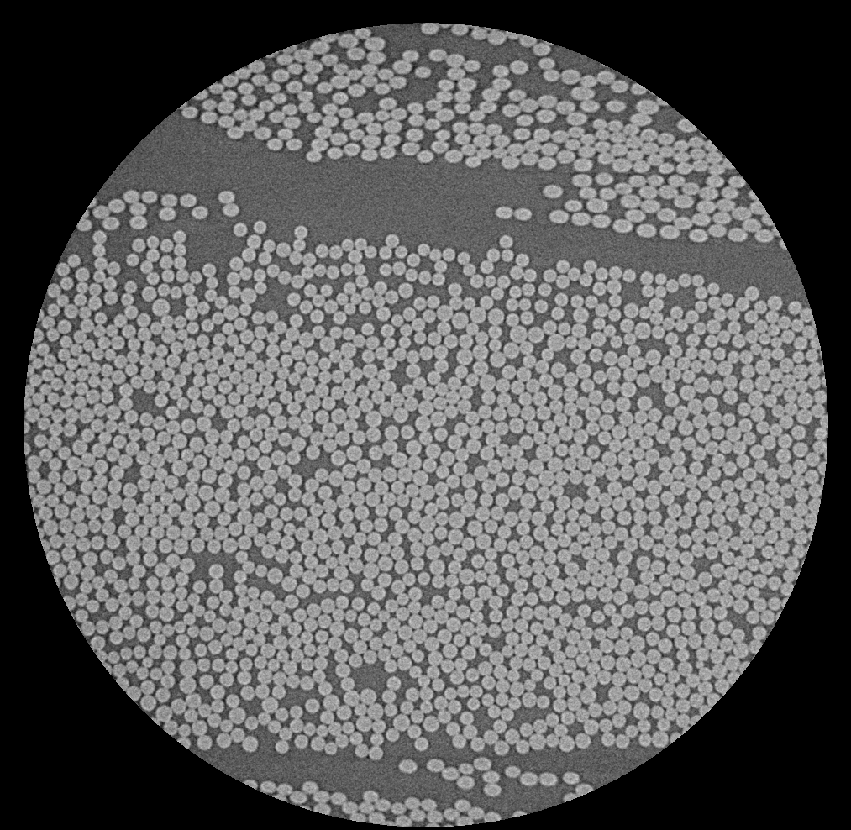
#> input picture Mikkel/week1/week_1_data/fibres_xcth.png, 851 x 830 px, shrunk from 1013 x 988 before the run, found by its file name
$ jupyter execute --allow-errors Untitled.ipynb
#> lines starting #> are read from the running program, lines starting #| are printed output that depends on the picture; long printed decimals are rounded
[cell 1]
import cv2
import numpy as np
import matplotlib.pyplot as plt
import scipy
from scipy import ndimage
import math

[cell 2]
img = cv2.imread('week_1_data/fibres_xcth.png', cv2.IMREAD_GRAYSCALE)
#> img is the input picture: shape (830, 851); min 0, max 220, mean 93.5
img = img.astype(float)
plt.imshow(img)
plt.show()

## Task 1

[cell 3]
# Verify the separability of the Gausian kernel:
sigma = 3
t = 3*sigma

lst1D = np.array([range(2*t+1)])-t

def gaussianDens(x, m, s):
    r = np.exp(-(x-m)**2/(2*s))/(math.sqrt(s*2*math.pi))
    return r

kernel_row1D = gaussianDens(lst1D, 0, sigma**2)
kernel_col1D = gaussianDens(lst1D, 0, sigma**2).transpose()

conv_img = scipy.ndimage.convolve(img, kernel_row1D)
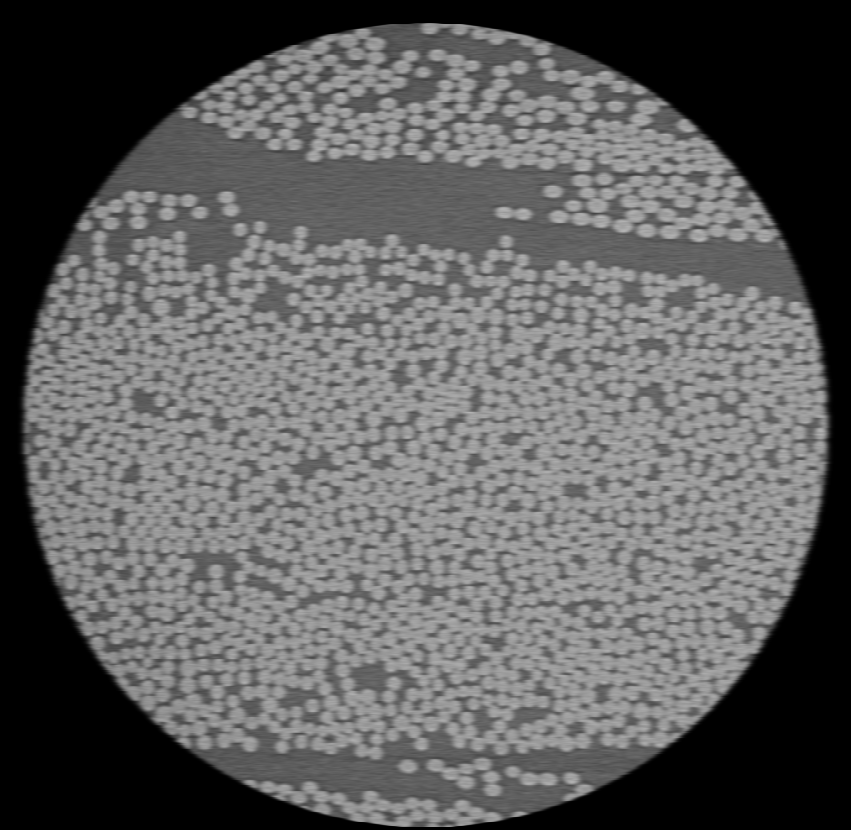
#> conv_img: shape (830, 851) float64; min 0, max 183.6, mean 93.3
conv_img = scipy.ndimage.convolve(conv_img, kernel_col1D)

plt.imshow(conv_img)
plt.show()

[cell 4]
def gaussDens_2d(x, y, m, s):
    #s=s**2
    r = np.exp(-((x-m)**2+(y-m)**2)/(2*s))/(s*2*math.pi)
    return r

lst2D = np.ones((2*t+1, 2*t+1))

for i in range(2*t+1):
    i2 = i-t
    for j in range(2*t+1):
        j2 = j-t
        lst2D[i][j] = gaussDens_2d(i2, j2, 0, sigma**2)

kernel_2D = lst2D

conv_img_2d = scipy.ndimage.convolve(img, kernel_2D )

plt.imshow(conv_img_2d)
plt.show()

[cell 5]
diff = conv_img_2d - conv_img
print("Min diff: ", min(map(lambda x: min(x), diff)))
#| Min diff:  -4.547473508864641e-13
print("Max diff: ", max(map(lambda x: max(x), diff)))
#| Max diff:  3.979039320256561e-13
plt.imshow(diff)
plt.show()

## Task 2
We now compare the original image convolved with the derivative of a gaussian to the derivative of the allready convolved image.

[cell 6]
# Kernel used to compute the derivative of a picture in 1d:
diff_kernel = np.array([[0.5, 0.0, -0.5]])

# Img convolved with a gaussian, then derivative:
conv_img_gauss = scipy.ndimage.gaussian_filter(img, sigma, order=0)
conv_img_gauss_div1 = scipy.ndimage.convolve(conv_img_gauss, diff_kernel)
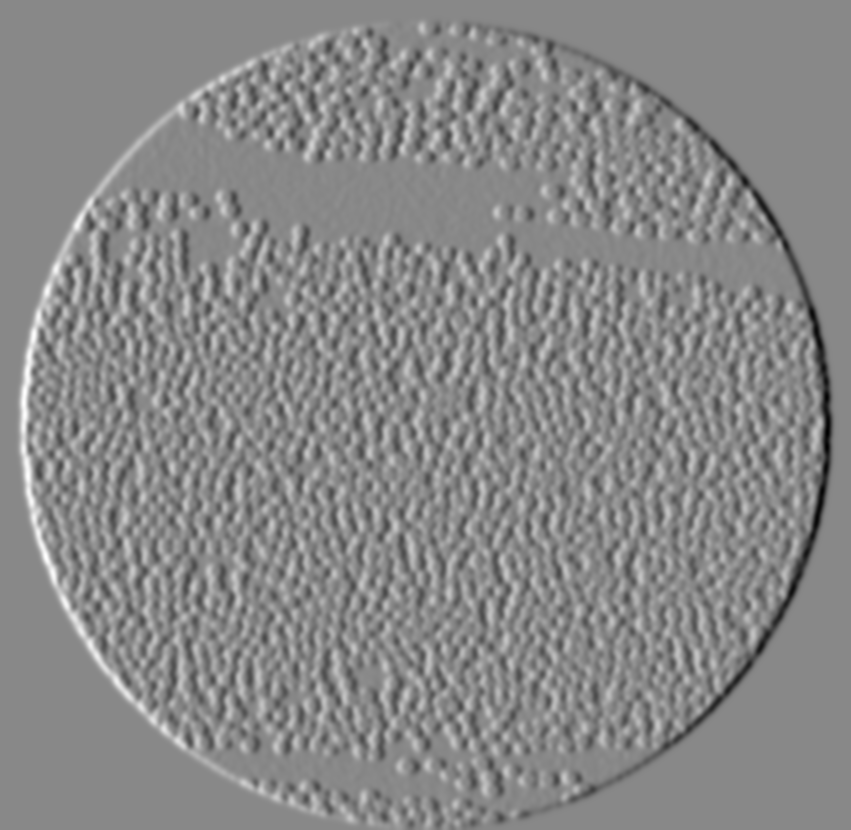
#> conv_img_gauss_div1: shape (830, 851) float64; min -22.15, max 19.32, mean 6.55e-19; drawn with min black and max white
conv_img_gauss_div1 = scipy.ndimage.convolve(conv_img_gauss_div1, diff_kernel.transpose())
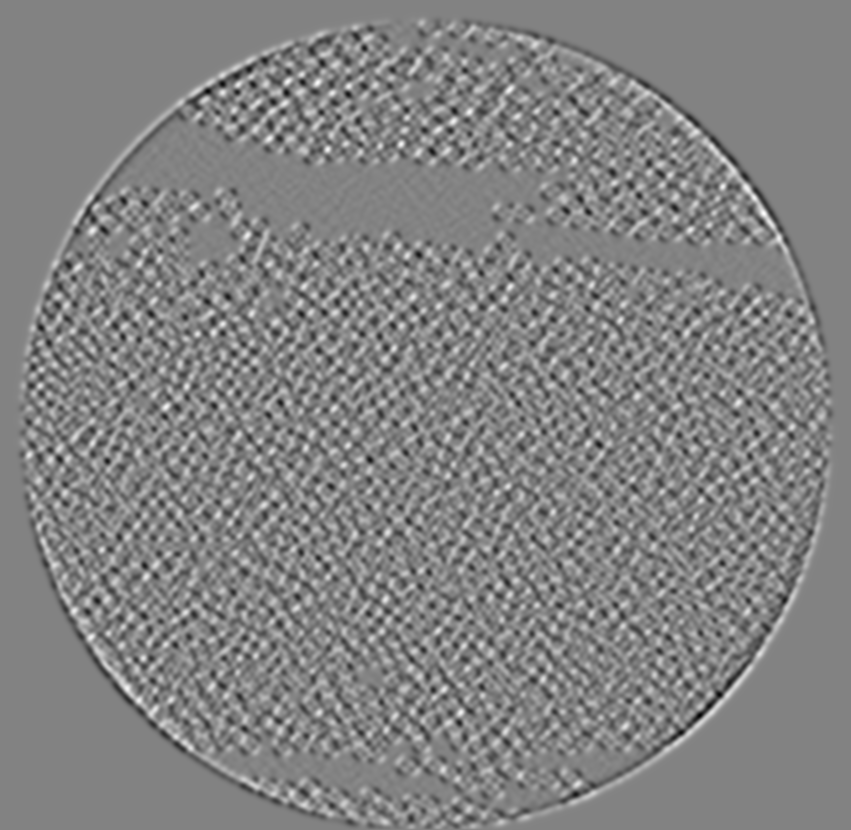
#> conv_img_gauss_div1: shape (830, 851) float64; min -3.27, max 3.1, mean 1.1e-20; drawn with min black and max white

plt.imshow(conv_img_gauss_div1)
plt.show()

[cell 7]
# Img convoluted with derivative of gaussian:
conv_img_gauss_div2 = scipy.ndimage.gaussian_filter(img, sigma, order=1)

plt.imshow(conv_img_gauss_div2)
plt.show()

[cell 8]
diff = conv_img_gauss_div1 - conv_img_gauss_div2
print("Min diff: ", min(map(lambda x: min(x), diff)))
#| Min diff:  -0.1527
print("Max diff: ", max(map(lambda x: max(x), diff)))
#| Max diff:  0.145
plt.imshow(diff)
plt.show()

## Task 3
Test if a single large convolution with a Gaussian of t = 20 is equal
to ten convolutions with a Gaussian of t = 2.

[cell 9]
conv_img1 = scipy.ndimage.gaussian_filter(img, sigma=math.sqrt(20), order=0)

plt.imshow(conv_img1)
plt.show()

[cell 10]
conv_img2 = img
for i in range(10):
    conv_img2 = scipy.ndimage.gaussian_filter(conv_img2, sigma=math.sqrt(2), order=0)

plt.imshow(conv_img2)
plt.show()

[cell 11]
diff = conv_img1 - conv_img2
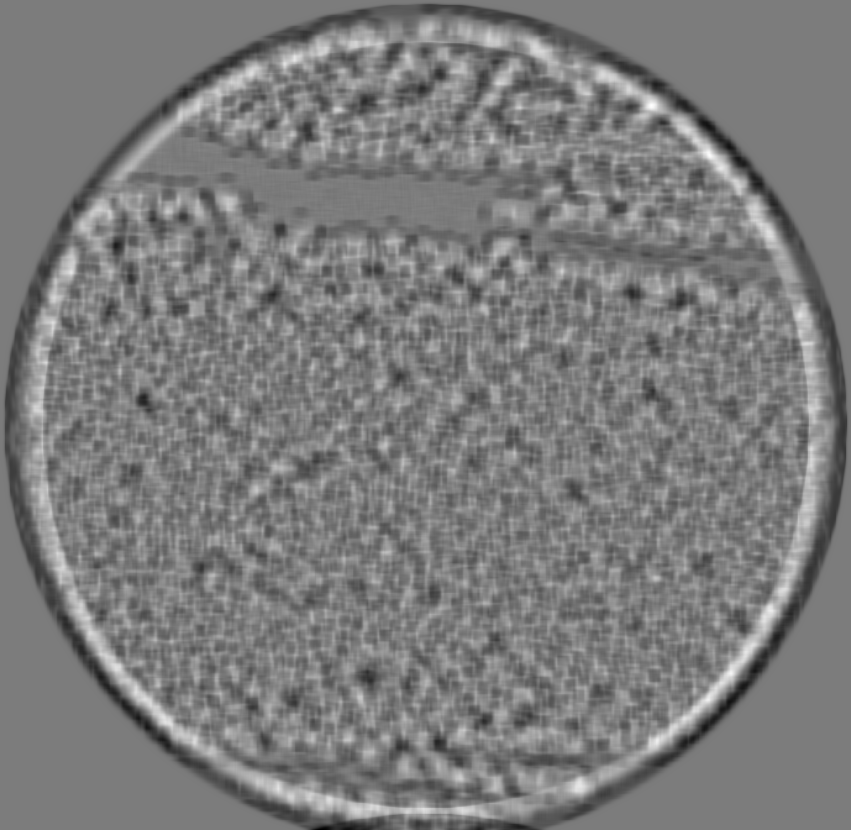
#> diff: shape (830, 851) float64; min -0.005, max 0.00528, mean -4.69e-14; drawn with min black and max white
print("Min diff: ", min(map(lambda x: min(x), diff)))
#| Min diff:  -0.005003
print("Max diff: ", max(map(lambda x: max(x), diff)))
#| Max diff:  0.005281
plt.imshow(diff)
plt.show()

## Task 4
Test if convolution with a large Gaussian derivative is equal to convolving with a Gaussian with t = 10 and a Gaussian
derivative with t = 10.

[cell 12]
conv_img1 = scipy.ndimage.gaussian_filter(img, sigma=math.sqrt(20), order=1)
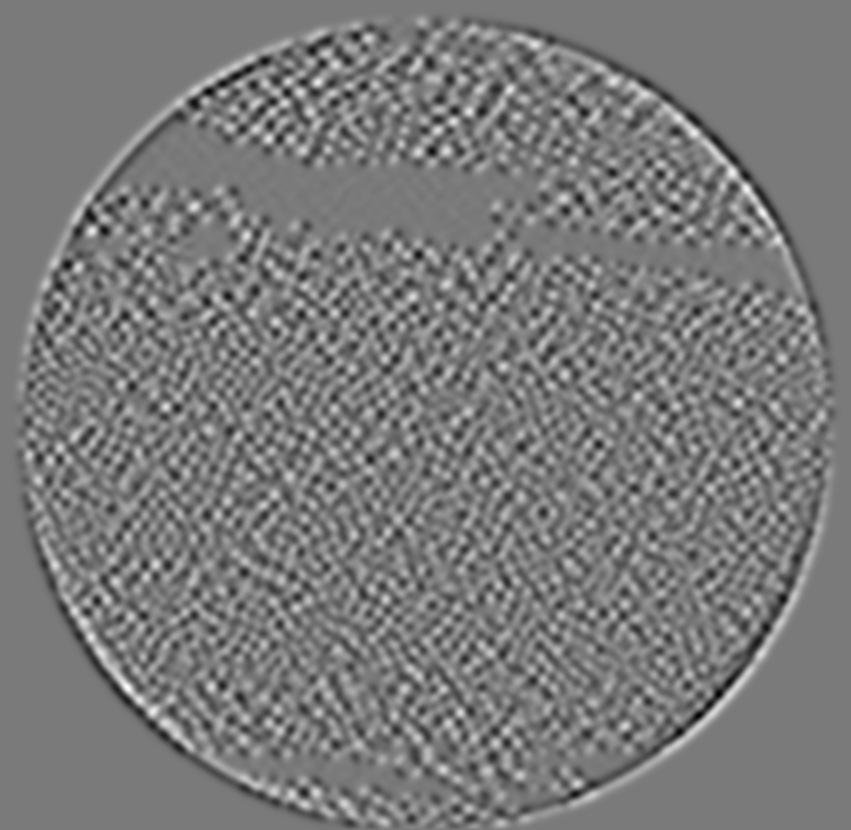
#> conv_img1: shape (830, 851) float64; min -1.28, max 1.4, mean 4.57e-20; drawn with min black and max white

plt.imshow(conv_img1)
plt.show()

[cell 13]
conv_img2 = scipy.ndimage.gaussian_filter(img, sigma=math.sqrt(10), order=0)
conv_img2 = scipy.ndimage.gaussian_filter(conv_img2, sigma=math.sqrt(10), order=1)

plt.imshow(conv_img2)
plt.show()

[cell 14]
diff = conv_img1 - conv_img2
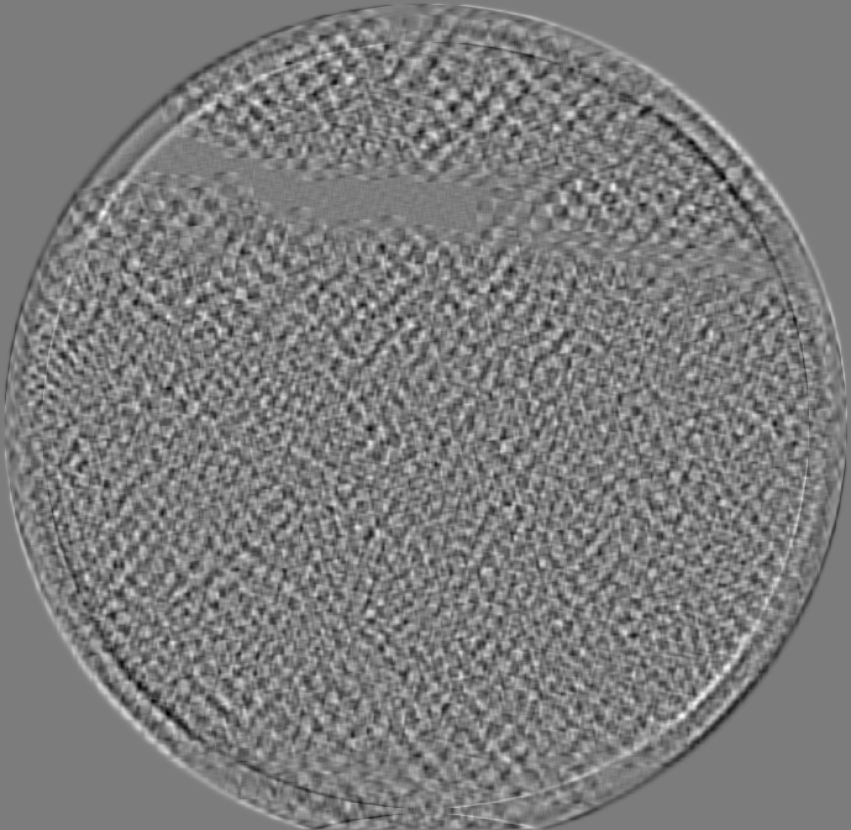
#> diff: shape (830, 851) float64; min -0.000383, max 0.0004, mean 2.7e-20; drawn with min black and max white
print("Min diff: ", min(map(lambda x: min(x), diff)))
#| Min diff:  -0.0003833
print("Max diff: ", max(map(lambda x: max(x), diff)))
#| Max diff:  0.0004003
plt.imshow(diff)
plt.show()

# Part 2

## Task 1

[cell 15]
img = cv2.imread('week_1_data/fuel_cell_1.tif', cv2.IMREAD_GRAYSCALE)
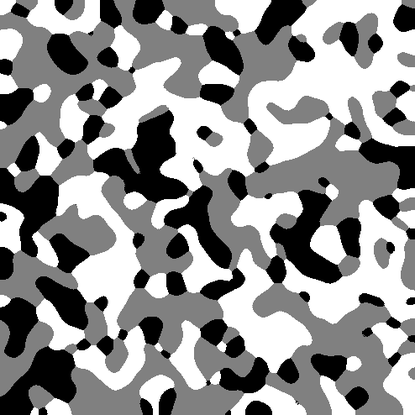
#> input picture Mikkel/week1/week_1_data/fuel_cell_1.tif, 415 x 415 px, shrunk from 494 x 494 before the run, found by its file name
#> img is the input picture: shape (415, 415); min 0, max 255, mean 144.8
img = img.astype(float)
plt.imshow(img)
plt.show()

[cell 16]
def segBoundLen(img):
    img_t = img.transpose()
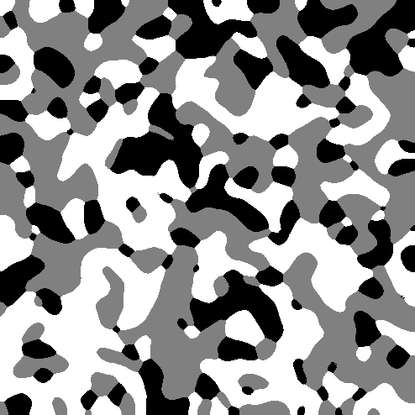
#> img_t: shape (415, 415) float64; min 0, max 255, mean 144.8
    h1 = np.count_nonzero(img[:-1]-img[1:])
#> h1 = 44952
    v1 = np.count_nonzero(img_t[:-1]-img_t[1:])
#> v1 = 43772
    return((h1+v1)*2)

print(segBoundLen(img))
#| 177448
print(segBoundLen(np.identity(2)))
